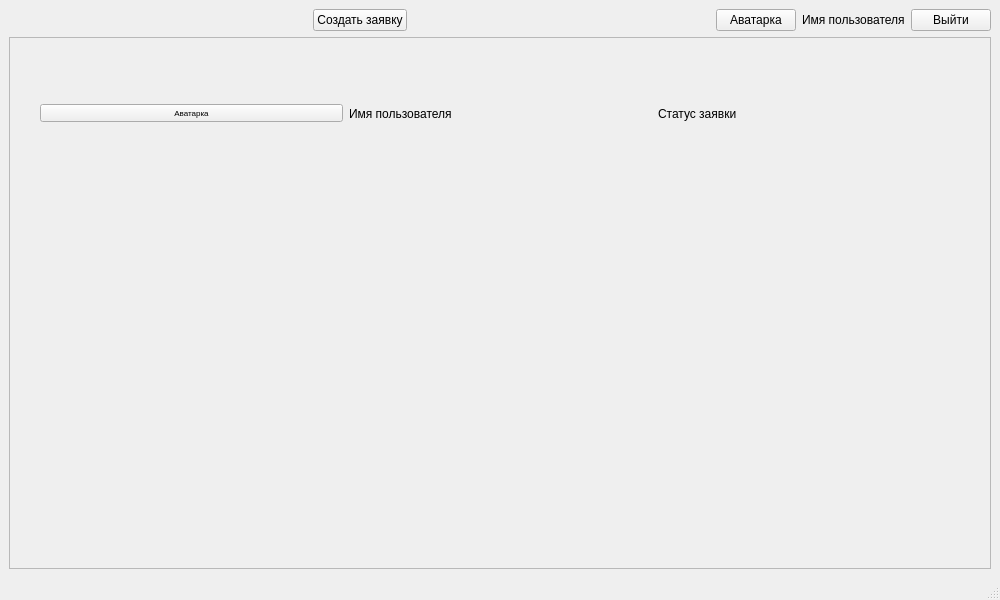
<?xml version="1.0" encoding="UTF-8"?>
<ui version="4.0">
 <class>MainWindow</class>
 <widget class="QMainWindow" name="MainWindow">
  <property name="geometry">
   <rect>
    <x>0</x>
    <y>0</y>
    <width>1000</width>
    <height>600</height>
   </rect>
  </property>
  <property name="windowTitle">
   <string>MainWindow</string>
  </property>
  <widget class="QWidget" name="centralwidget">
   <layout class="QVBoxLayout" name="verticalLayout">
    <item>
     <layout class="QHBoxLayout" name="horizontalLayout_2">
      <item>
       <spacer name="horizontalSpacer_2">
        <property name="orientation">
         <enum>Qt::Horizontal</enum>
        </property>
        <property name="sizeHint" stdset="0">
         <size>
          <width>40</width>
          <height>20</height>
         </size>
        </property>
       </spacer>
      </item>
      <item>
       <widget class="QPushButton" name="pushButton_3">
        <property name="text">
         <string>Создать заявку</string>
        </property>
       </widget>
      </item>
      <item>
       <spacer name="horizontalSpacer">
        <property name="orientation">
         <enum>Qt::Horizontal</enum>
        </property>
        <property name="sizeHint" stdset="0">
         <size>
          <width>40</width>
          <height>20</height>
         </size>
        </property>
       </spacer>
      </item>
      <item>
       <layout class="QHBoxLayout" name="horizontalLayout">
        <item>
         <widget class="QPushButton" name="pushButton_5">
          <property name="text">
           <string>Аватарка</string>
          </property>
          <property name="autoRepeat">
           <bool>false</bool>
          </property>
         </widget>
        </item>
        <item>
         <widget class="QLabel" name="label">
          <property name="text">
           <string>Имя пользователя</string>
          </property>
         </widget>
        </item>
        <item>
         <widget class="QPushButton" name="pushButton_2">
          <property name="text">
           <string>Выйти</string>
          </property>
          <property name="autoRepeat">
           <bool>false</bool>
          </property>
         </widget>
        </item>
       </layout>
      </item>
     </layout>
    </item>
    <item>
     <layout class="QHBoxLayout" name="horizontalLayout_4">
      <item>
       <widget class="QScrollArea" name="scrollArea">
        <property name="widgetResizable">
         <bool>true</bool>
        </property>
        <widget class="QWidget" name="scrollAreaWidgetContents">
         <property name="geometry">
          <rect>
           <x>0</x>
           <y>0</y>
           <width>974</width>
           <height>484</height>
          </rect>
         </property>
         <widget class="QWidget" name="layoutWidget">
          <property name="geometry">
           <rect>
            <x>30</x>
            <y>30</y>
            <width>921</width>
            <height>91</height>
           </rect>
          </property>
          <layout class="QHBoxLayout" name="horizontalLayout_3">
           <item>
            <widget class="QPushButton" name="pushButton_4">
             <property name="font">
              <font>
               <pointsize>6</pointsize>
              </font>
             </property>
             <property name="text">
              <string>Аватарка</string>
             </property>
            </widget>
           </item>
           <item>
            <widget class="QLabel" name="label_2">
             <property name="text">
              <string>Имя пользователя</string>
             </property>
            </widget>
           </item>
           <item>
            <widget class="QLabel" name="label_3">
             <property name="text">
              <string>Статус заявки</string>
             </property>
            </widget>
           </item>
          </layout>
         </widget>
        </widget>
       </widget>
      </item>
     </layout>
    </item>
   </layout>
  </widget>
  <widget class="QMenuBar" name="menubar">
   <property name="geometry">
    <rect>
     <x>0</x>
     <y>0</y>
     <width>1000</width>
     <height>26</height>
    </rect>
   </property>
  </widget>
  <widget class="QStatusBar" name="statusbar"/>
 </widget>
 <resources/>
 <connections/>
</ui>
